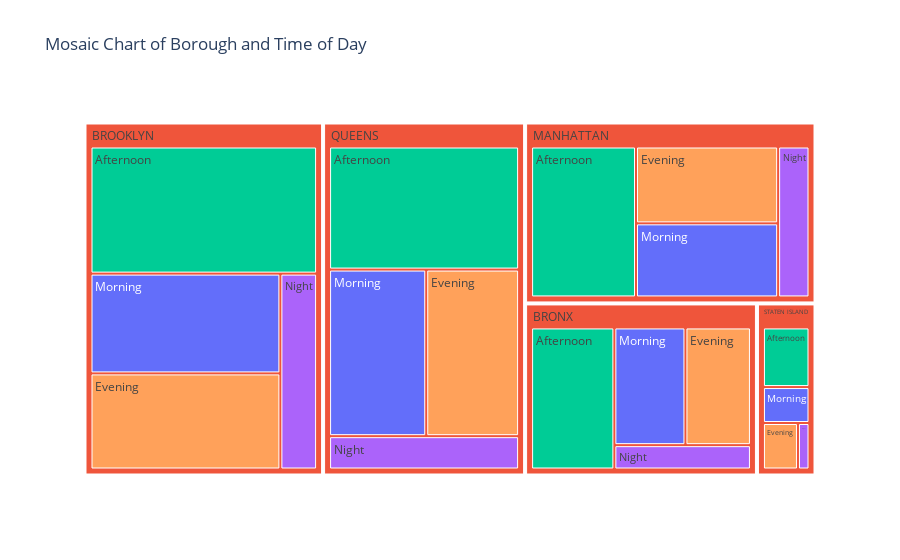

Notebook code for this chart:
### Code cell
import pandas as pd
import plotly.express as px
 
# Load the dataset
df = pd.read_csv('F:/Works/Data Visualisation/Datasets/motor_collision_cleaned.csv', low_memory=False)
 
# Define categories for time of day
def categorize_time_of_day(time):
    if time is None:
        return 'Unknown'
    hour = int(time.split(':')[0])
    if 6 <= hour < 12:
        return 'Morning'
    elif 12 <= hour < 18:
        return 'Afternoon'
    elif 18 <= hour < 24:
        return 'Evening'
    else:
        return 'Night'
 
# Apply categorization to 'CRASH TIME'
df['Time of Day'] = df['CRASH TIME'].apply(categorize_time_of_day)
 
# Create a mosaic chart using Plotly
fig = px.treemap(
    df,
    path=['BOROUGH', 'Time of Day'],
    values='COLLISION_ID',  # Use a unique identifier for sizing
    title='Mosaic Chart of Borough and Time of Day',
    color='Time of Day',  # Color based on Time of Day
    color_discrete_sequence=px.colors.qualitative.Plotly
)
 
# Save the chart as an image file
fig.write_image('F:/Works/Data Visualisation/Final Plots/Mosaic Plot.png')  # Specify the file path and format

# Show the chart
fig.show()

### Figure 1 — Plotly figure (JSON) as saved in the notebook; plotly's stock layout.template omitted (floating-point values rounded to 4 significant figures)
{"data": [{"branchvalues": "total", "customdata": [["Morning"], ["(?)"], ["Afternoon"], ["Afternoon"], ["Night"], ["Evening"], ["Night"], ["Morning"], ["Morning"], ["(?)"], ["Night"], ["Morning"], ["(?)"], ["Evening"], ["Evening"], ["Evening"], ["Afternoon"], ["Morning"], ["Night"], ["(?)"], ["Afternoon"], ["Afternoon"], ["Evening"], ["Night"], ["(?)"]], "domain": {"x": [0, 1], "y": [0, 1]}, "hovertemplate": "labels=%{label}<br>COLLISION_ID=%{value}<br>parent=%{parent}<br>id=%{id}<br>Time of Day=%{customdata[0]}<extra></extra>", "ids": ["MANHATTAN/Morning", "MANHATTAN", "QUEENS/Afternoon", "STATEN ISLAND/Afternoon", "QUEENS/Night", "BROOKLYN/Evening", "BRONX/Night", "STATEN ISLAND/Morning", "BROOKLYN/Morning", "BROOKLYN", "BROOKLYN/Night", "QUEENS/Morning", "STATEN ISLAND", "QUEENS/Evening", "MANHATTAN/Evening", "BRONX/Evening", "MANHATTAN/Afternoon", "BRONX/Morning", "MANHATTAN/Night", "BRONX", "BROOKLYN/Afternoon", "BRONX/Afternoon", "STATEN ISLAND/Evening", "STATEN ISLAND/Night", "QUEENS"], "labels": ["Morning", "MANHATTAN", "Afternoon", "Afternoon", "Night", "Evening", "Night", "Morning", "Morning", "BROOKLYN", "Night", "Morning", "STATEN ISLAND", "Evening", "Evening", "Evening", "Afternoon", "Morning", "Night", "BRONX", "Afternoon", "Afternoon", "Evening", "Night", "QUEENS"], "marker": {"colors": ["#636EFA", "#EF553B", "#00CC96", "#00CC96", "#AB63FA", "#FFA15A", "#AB63FA", "#636EFA", "#636EFA", "#EF553B", "#AB63FA", "#636EFA", "#EF553B", "#FFA15A", "#FFA15A", "#FFA15A", "#00CC96", "#636EFA", "#AB63FA", "#EF553B", "#00CC96", "#00CC96", "#FFA15A", "#AB63FA", "#EF553B"]}, "name": "", "parents": ["MANHATTAN", "", "QUEENS", "STATEN ISLAND", "QUEENS", "BROOKLYN", "BRONX", "STATEN ISLAND", "BROOKLYN", "", "BROOKLYN", "QUEENS", "", "QUEENS", "MANHATTAN", "BRONX", "MANHATTAN", "BRONX", "MANHATTAN", "", "BROOKLYN", "BRONX", "STATEN ISLAND", "STATEN ISLAND", ""], "type": "treemap", "values": [208632525302, 832565316709, 430538011962, 67006995620, 116627839523, 332753078132, 67316599777, 40413318936, 345496758935, 1334499291701, 131076798658, 297998436400, 159663204338, 284853371677, 216402823954, 156046671575, 313733728269, 169330199580, 93796239184, 632086707226, 525172655976, 239393236294, 39321432874, 12921456908, 1130017659562]}], "layout": {"autosize": true, "legend": {"tracegroupgap": 0}, "title": {"text": "Mosaic Chart of Borough and Time of Day"}, "treemapcolorway": ["#636EFA", "#EF553B", "#00CC96", "#AB63FA", "#FFA15A", "#19D3F3", "#FF6692", "#B6E880", "#FF97FF", "#FECB52"]}}
